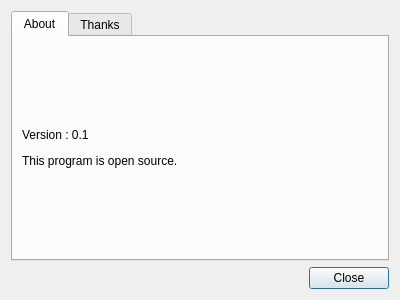
<?xml version="1.0" encoding="UTF-8"?>
<ui version="4.0">
 <class>AboutDialog</class>
 <widget class="QDialog" name="AboutDialog">
  <property name="geometry">
   <rect>
    <x>0</x>
    <y>0</y>
    <width>400</width>
    <height>300</height>
   </rect>
  </property>
  <property name="windowTitle">
   <string>Dialog</string>
  </property>
  <layout class="QGridLayout" name="gridLayout">
   <item row="0" column="0">
    <widget class="QTabWidget" name="tabWidget">
     <property name="currentIndex">
      <number>0</number>
     </property>
     <widget class="QWidget" name="about_tab">
      <attribute name="title">
       <string>About</string>
      </attribute>
      <layout class="QGridLayout" name="gridLayout_2">
       <item row="0" column="0">
        <widget class="QLabel" name="label">
         <property name="text">
          <string>&lt;html&gt;&lt;head/&gt;&lt;body&gt;&lt;p&gt;Version : 0.1&lt;/p&gt;&lt;p&gt;This program is open source.&lt;/p&gt;&lt;/body&gt;&lt;/html&gt;</string>
         </property>
         <property name="wordWrap">
          <bool>true</bool>
         </property>
        </widget>
       </item>
      </layout>
     </widget>
     <widget class="QWidget" name="thanks_tab">
      <attribute name="title">
       <string>Thanks</string>
      </attribute>
     </widget>
    </widget>
   </item>
   <item row="1" column="0">
    <widget class="QDialogButtonBox" name="buttonBox">
     <property name="orientation">
      <enum>Qt::Horizontal</enum>
     </property>
     <property name="standardButtons">
      <set>QDialogButtonBox::Close</set>
     </property>
    </widget>
   </item>
  </layout>
 </widget>
 <resources/>
 <connections>
  <connection>
   <sender>buttonBox</sender>
   <signal>accepted()</signal>
   <receiver>AboutDialog</receiver>
   <slot>accept()</slot>
   <hints>
    <hint type="sourcelabel">
     <x>248</x>
     <y>254</y>
    </hint>
    <hint type="destinationlabel">
     <x>157</x>
     <y>274</y>
    </hint>
   </hints>
  </connection>
  <connection>
   <sender>buttonBox</sender>
   <signal>rejected()</signal>
   <receiver>AboutDialog</receiver>
   <slot>reject()</slot>
   <hints>
    <hint type="sourcelabel">
     <x>316</x>
     <y>260</y>
    </hint>
    <hint type="destinationlabel">
     <x>286</x>
     <y>274</y>
    </hint>
   </hints>
  </connection>
 </connections>
</ui>
